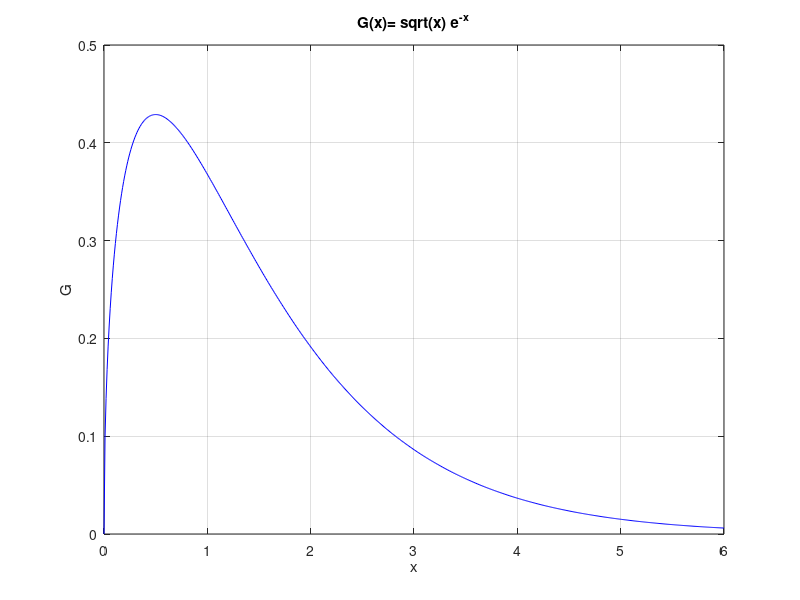

The MATLAB source for this figure:
close all;

x=0:0.01:6;
G= sqrt(x).* exp(-x);
plot(x,G,'b')

hold on
grid on
xlabel('x')
ylabel('G');
title('G(x)= sqrt(x) e^{-x}')

